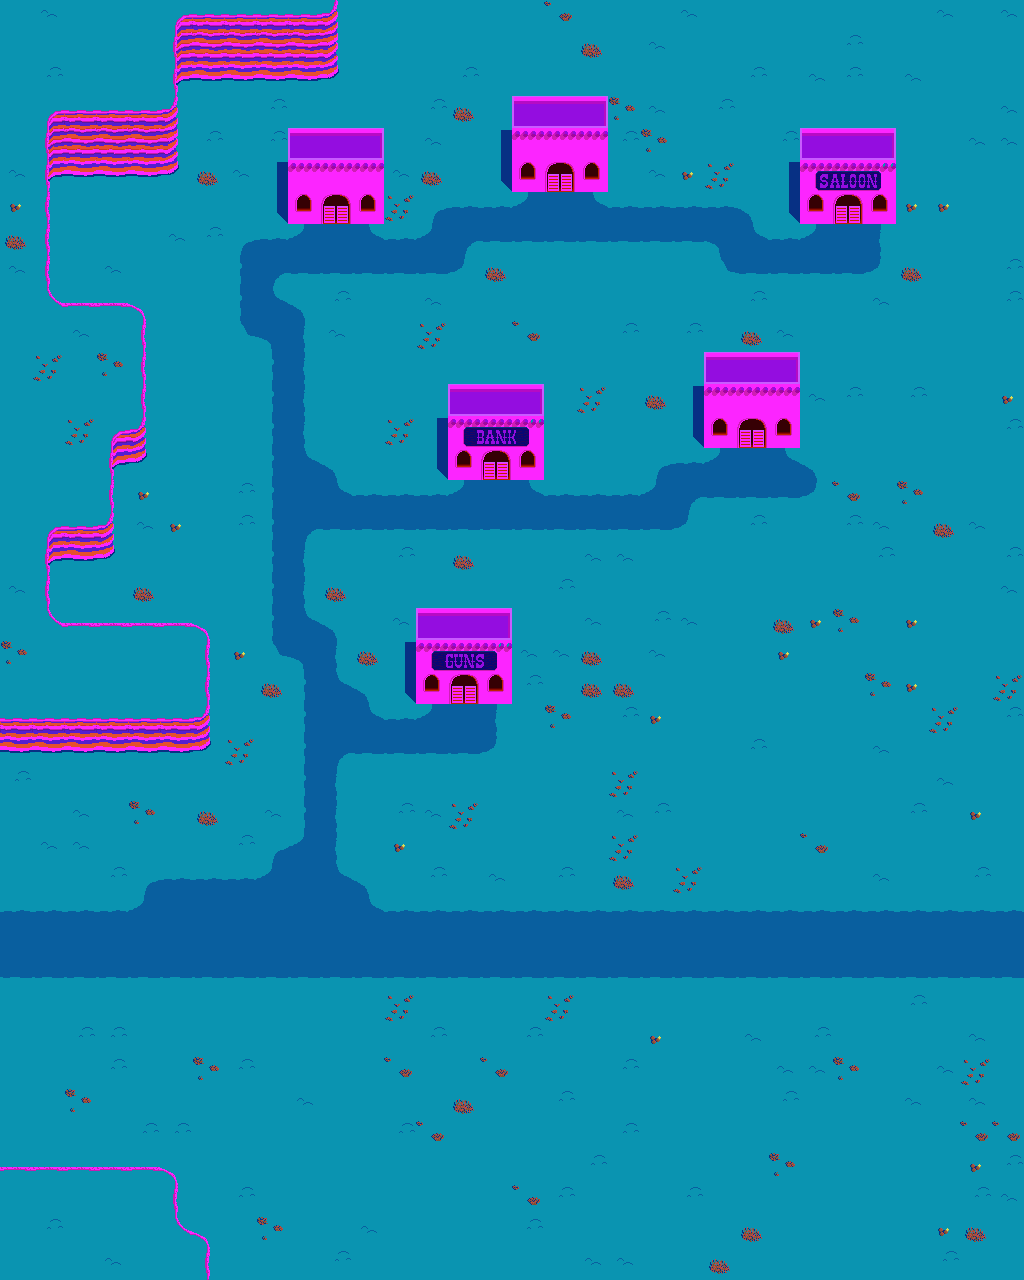

A level layout from a 2D game, rendered from its tile map. Below: a short description, then the map file with tile-grid data replaced by summaries:
An orthogonal 32x40 tile map with 32x32 px tiles, 2 tile layers (Tile Layer 1, Overlay), 2 tilesets and 6 objects.

<map version="1.0" orientation="orthogonal" renderorder="right-down" width="32" height="40" tilewidth="32" tileheight="32" nextobjectid="33">
 <properties>
  <property name="LeftMap" value="Spirit_OutsideMine" />
  <property name="Name" value="Spirit_MiningTown" />
    <property name="DeadMap" value="Spirit_Spirit_MiningTown" />
    <property name="LivingMap" value="MiningTown" />
 </properties>
 <tileset firstgid="1" source="../Tilesets/DessertSpirit.tsx" />
 <tileset firstgid="257" name="PlaceObjects" tilewidth="32" tileheight="32" tilecount="16" columns="4">
  <image source="../Tilesets/PlaceObjects.png" width="128" height="128" />
  <tile id="0">
   <properties>
    <property name="ObjectName" value="ShootOnSight" />
   </properties>
  </tile>
  <tile id="1">
   <properties>
    <property name="ObjectName" value="LifePortal" />
    <property name="When" value="player_is_dead" />
   </properties>
  </tile>
 </tileset>
 <layer name="Tile Layer 1" width="32" height="40">
  <data>[1280 cells, 1280 non-empty, 61 distinct tile ids]</data>
 </layer>
 <layer name="Overlay" width="32" height="40">
  <data>[1280 cells, 0 non-empty, 0 distinct tile ids]</data>
 </layer>
 <objectgroup name="Objects">
  <object id="27" x="480" y="448" width="32" height="32">
   <properties>
    <property name="PortalTo" value="Spirit_MiningTownBank:default" />
   </properties>
  </object>
  <object id="28" x="480" y="480" width="32" height="32">
   <properties>
    <property name="PortalFrom" value="Bank" />
   </properties>
  </object>
  <object id="29" x="832" y="224" width="32" height="32">
   <properties>
    <property name="PortalFrom" value="Saloon" />
   </properties>
  </object>
  <object id="30" x="832" y="192" width="32" height="32">
   <properties>
    <property name="PortalTo" value="Spirit_MiningTownSaloon:default" />
   </properties>
  </object>
  <object id="31" x="448" y="672" width="32" height="32">
   <properties>
    <property name="PortalTo" value="Spirit_MiningTownGunStore:default" />
   </properties>
  </object>
  <object id="32" x="448" y="704" width="32" height="32">
   <properties>
    <property name="PortalFrom" value="GunStore" />
   </properties>
  </object>
 </objectgroup>
</map>
